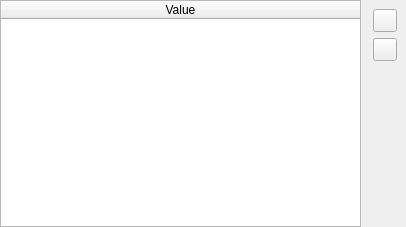
<?xml version="1.0" encoding="UTF-8"?>
<ui version="4.0">
 <class>Form</class>
 <widget class="QWidget" name="Form">
  <property name="geometry">
   <rect>
    <x>0</x>
    <y>0</y>
    <width>406</width>
    <height>227</height>
   </rect>
  </property>
  <property name="windowTitle">
   <string>Sequence Editor</string>
  </property>
  <layout class="QHBoxLayout" name="horizontalLayout">
   <property name="spacing">
    <number>3</number>
   </property>
   <property name="margin">
    <number>0</number>
   </property>
   <item>
    <widget class="QTableWidget" name="table">
     <property name="sortingEnabled">
      <bool>true</bool>
     </property>
     <attribute name="horizontalHeaderStretchLastSection">
      <bool>true</bool>
     </attribute>
     <column>
      <property name="text">
       <string>Value</string>
      </property>
     </column>
    </widget>
   </item>
   <item>
    <widget class="QWidget" name="widget" native="true">
     <layout class="QVBoxLayout" name="verticalLayout">
      <item>
       <widget class="QToolButton" name="add_button">
        <property name="icon">
         <iconset theme="list-add"/>
        </property>
       </widget>
      </item>
      <item>
       <widget class="QToolButton" name="toolButton">
        <property name="icon">
         <iconset theme="list-remove"/>
        </property>
       </widget>
      </item>
      <item>
       <spacer name="verticalSpacer">
        <property name="orientation">
         <enum>Qt::Vertical</enum>
        </property>
        <property name="sizeHint" stdset="0">
         <size>
          <width>20</width>
          <height>40</height>
         </size>
        </property>
       </spacer>
      </item>
     </layout>
    </widget>
   </item>
  </layout>
 </widget>
 <resources/>
 <connections/>
</ui>
